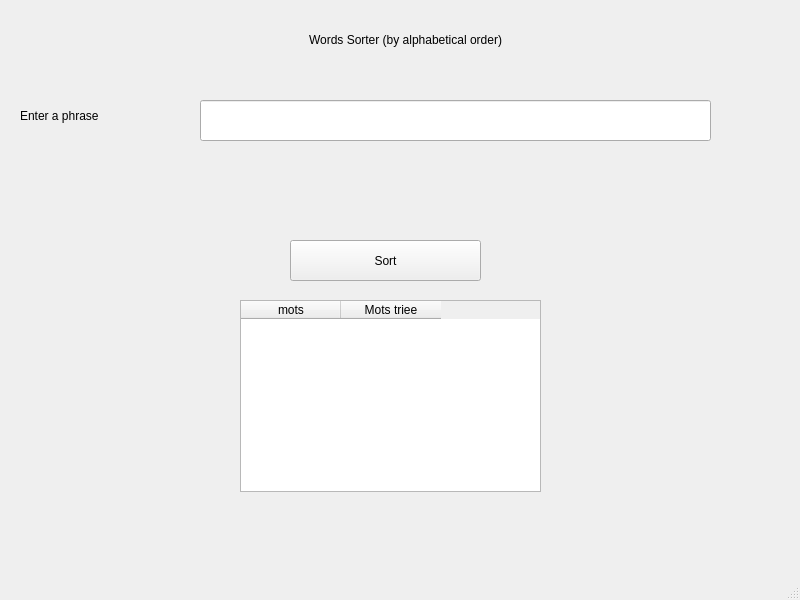
<?xml version="1.0" encoding="UTF-8"?>
<ui version="4.0">
 <class>MainWindow</class>
 <widget class="QMainWindow" name="MainWindow">
  <property name="geometry">
   <rect>
    <x>0</x>
    <y>0</y>
    <width>800</width>
    <height>600</height>
   </rect>
  </property>
  <property name="windowTitle">
   <string>MainWindow</string>
  </property>
  <widget class="QWidget" name="centralwidget">
   <widget class="QLabel" name="label">
    <property name="geometry">
     <rect>
      <x>20</x>
      <y>10</y>
      <width>771</width>
      <height>61</height>
     </rect>
    </property>
    <property name="styleSheet">
     <string notr="true">font: 75 28pt &quot;MS Shell Dlg 2&quot;;</string>
    </property>
    <property name="text">
     <string>&lt;html&gt;&lt;head/&gt;&lt;body&gt;&lt;p align=&quot;center&quot;&gt;Words Sorter (by alphabetical order)&lt;/p&gt;&lt;/body&gt;&lt;/html&gt;</string>
    </property>
   </widget>
   <widget class="QLabel" name="label_2">
    <property name="geometry">
     <rect>
      <x>20</x>
      <y>100</y>
      <width>161</width>
      <height>31</height>
     </rect>
    </property>
    <property name="styleSheet">
     <string notr="true">font: 75 14pt &quot;MS Shell Dlg 2&quot;;</string>
    </property>
    <property name="text">
     <string>Enter a phrase </string>
    </property>
   </widget>
   <widget class="QLineEdit" name="ch">
    <property name="geometry">
     <rect>
      <x>200</x>
      <y>100</y>
      <width>511</width>
      <height>41</height>
     </rect>
    </property>
   </widget>
   <widget class="QLabel" name="res">
    <property name="geometry">
     <rect>
      <x>220</x>
      <y>360</y>
      <width>181</width>
      <height>91</height>
     </rect>
    </property>
    <property name="text">
     <string/>
    </property>
   </widget>
   <widget class="QPushButton" name="bt1">
    <property name="geometry">
     <rect>
      <x>290</x>
      <y>240</y>
      <width>191</width>
      <height>41</height>
     </rect>
    </property>
    <property name="styleSheet">
     <string notr="true">font: 75 14pt &quot;MS Shell Dlg 2&quot;;</string>
    </property>
    <property name="text">
     <string>Sort</string>
    </property>
   </widget>
   <widget class="QTableWidget" name="t">
    <property name="geometry">
     <rect>
      <x>240</x>
      <y>300</y>
      <width>301</width>
      <height>192</height>
     </rect>
    </property>
    <column>
     <property name="text">
      <string>mots</string>
     </property>
    </column>
    <column>
     <property name="text">
      <string>Mots triee</string>
     </property>
    </column>
   </widget>
  </widget>
  <widget class="QMenuBar" name="menubar">
   <property name="geometry">
    <rect>
     <x>0</x>
     <y>0</y>
     <width>800</width>
     <height>21</height>
    </rect>
   </property>
  </widget>
  <widget class="QStatusBar" name="statusbar"/>
 </widget>
 <resources/>
 <connections/>
</ui>
